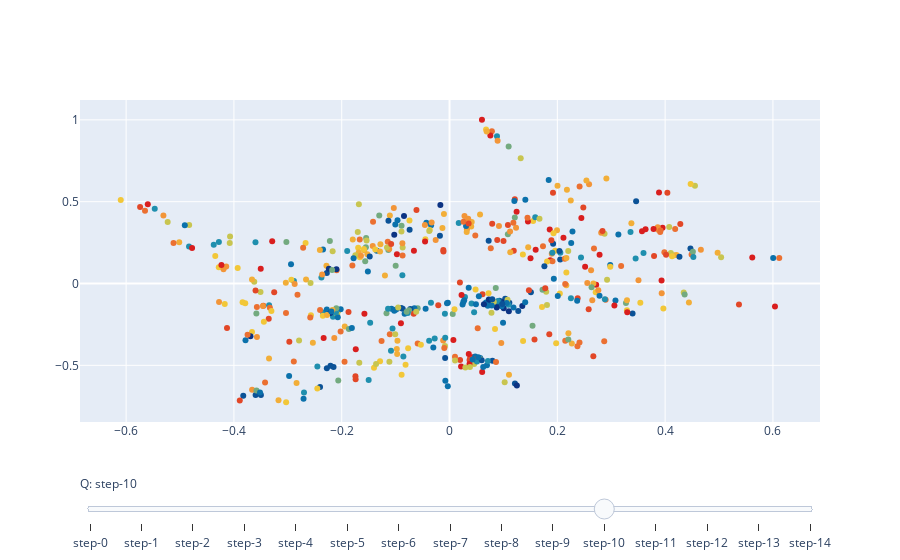

Notebook code cell kept with this figure:
### Markdown cell above
## Cluster by career age

### Code cell
from plotly import colors
# allow explicit clustering by degree
for q in range(1,16):
    _, bins = pd.qcut(meta_df.career_age, q, retbins=True, duplicates="drop")
    meta_df[f"age_clust_{q}"] = pd.cut(meta_df.career_age, np.concatenate([[-1], bins]), labels=list(range(len(bins))))

# Create figure
fig = go.Figure()

# Add traces, one for each slider step
for step in np.arange(1, 16):
    fig.add_trace(
        go.Scatter(
            visible=False,
            line=dict(color="#00CED1", width=6),
            name="age_clusts for q = " + str(step),
            x=meta_df['x_pos'],
            y=meta_df['y_pos'], 
            text=meta_df["au_name"]+",<br>CA: "+meta_df['career_age'].astype(str),
            marker=dict(color=meta_df[f"age_clust_{step}"]),
            marker_colorscale=colors.diverging.Portland,
            mode='markers'
        )
    )

# Make 10th trace visible
fig.data[10].visible = True

# Create and add slider
steps = []
for i in range(len(fig.data)):
    step = dict(
        method="update",
        args=[{"visible": [False] * len(fig.data)},
              {"title": f"Age clusts for {i+2} groups"}],  # layout attribute
    )
    step["args"][0]["visible"][i] = True  # Toggle i'th trace to "visible"
    steps.append(step)

sliders = [dict(
    active=10,
    currentvalue={"prefix": "Q: "},
    pad={"t": 50},
    steps=steps
)]

fig.update_layout(
    sliders=sliders
)

fig.show()

### Figure 1 — Plotly figure (JSON) as saved in the notebook; plotly's stock layout.template omitted (floating-point values rounded to 4 significant figures; data arrays with more than 128 entries replaced by an {"elided": "..."} marker saying what was removed)
{"data": [{"line": {"color": "#00CED1", "width": 6}, "marker": {"color": {"elided": "522 int values"}, "colorscale": [[0, "rgb(12,51,131)"], [0.25, "rgb(10,136,186)"], [0.5, "rgb(242,211,56)"], [0.75, "rgb(242,143,56)"], [1, "rgb(217,30,30)"]]}, "mode": "markers", "name": "age_clusts for q = 1", "text": {"elided": "522 str values"}, "type": "scatter", "visible": false, "x": {"elided": "522 float values"}, "y": {"elided": "522 float values"}}, {"line": {"color": "#00CED1", "width": 6}, "marker": {"color": {"elided": "522 int values"}, "colorscale": [[0, "rgb(12,51,131)"], [0.25, "rgb(10,136,186)"], [0.5, "rgb(242,211,56)"], [0.75, "rgb(242,143,56)"], [1, "rgb(217,30,30)"]]}, "mode": "markers", "name": "age_clusts for q = 2", "text": {"elided": "522 str values"}, "type": "scatter", "visible": false, "x": {"elided": "522 float values"}, "y": {"elided": "522 float values"}}, {"line": {"color": "#00CED1", "width": 6}, "marker": {"color": {"elided": "522 int values"}, "colorscale": [[0, "rgb(12,51,131)"], [0.25, "rgb(10,136,186)"], [0.5, "rgb(242,211,56)"], [0.75, "rgb(242,143,56)"], [1, "rgb(217,30,30)"]]}, "mode": "markers", "name": "age_clusts for q = 3", "text": {"elided": "522 str values"}, "type": "scatter", "visible": false, "x": {"elided": "522 float values"}, "y": {"elided": "522 float values"}}, {"line": {"color": "#00CED1", "width": 6}, "marker": {"color": {"elided": "522 int values"}, "colorscale": [[0, "rgb(12,51,131)"], [0.25, "rgb(10,136,186)"], [0.5, "rgb(242,211,56)"], [0.75, "rgb(242,143,56)"], [1, "rgb(217,30,30)"]]}, "mode": "markers", "name": "age_clusts for q = 4", "text": {"elided": "522 str values"}, "type": "scatter", "visible": false, "x": {"elided": "522 float values"}, "y": {"elided": "522 float values"}}, {"line": {"color": "#00CED1", "width": 6}, "marker": {"color": {"elided": "522 int values"}, "colorscale": [[0, "rgb(12,51,131)"], [0.25, "rgb(10,136,186)"], [0.5, "rgb(242,211,56)"], [0.75, "rgb(242,143,56)"], [1, "rgb(217,30,30)"]]}, "mode": "markers", "name": "age_clusts for q = 5", "text": {"elided": "522 str values"}, "type": "scatter", "visible": false, "x": {"elided": "522 float values"}, "y": {"elided": "522 float values"}}, {"line": {"color": "#00CED1", "width": 6}, "marker": {"color": {"elided": "522 int values"}, "colorscale": [[0, "rgb(12,51,131)"], [0.25, "rgb(10,136,186)"], [0.5, "rgb(242,211,56)"], [0.75, "rgb(242,143,56)"], [1, "rgb(217,30,30)"]]}, "mode": "markers", "name": "age_clusts for q = 6", "text": {"elided": "522 str values"}, "type": "scatter", "visible": false, "x": {"elided": "522 float values"}, "y": {"elided": "522 float values"}}, {"line": {"color": "#00CED1", "width": 6}, "marker": {"color": {"elided": "522 int values"}, "colorscale": [[0, "rgb(12,51,131)"], [0.25, "rgb(10,136,186)"], [0.5, "rgb(242,211,56)"], [0.75, "rgb(242,143,56)"], [1, "rgb(217,30,30)"]]}, "mode": "markers", "name": "age_clusts for q = 7", "text": {"elided": "522 str values"}, "type": "scatter", "visible": false, "x": {"elided": "522 float values"}, "y": {"elided": "522 float values"}}, {"line": {"color": "#00CED1", "width": 6}, "marker": {"color": {"elided": "522 int values"}, "colorscale": [[0, "rgb(12,51,131)"], [0.25, "rgb(10,136,186)"], [0.5, "rgb(242,211,56)"], [0.75, "rgb(242,143,56)"], [1, "rgb(217,30,30)"]]}, "mode": "markers", "name": "age_clusts for q = 8", "text": {"elided": "522 str values"}, "type": "scatter", "visible": false, "x": {"elided": "522 float values"}, "y": {"elided": "522 float values"}}, {"line": {"color": "#00CED1", "width": 6}, "marker": {"color": {"elided": "522 int values"}, "colorscale": [[0, "rgb(12,51,131)"], [0.25, "rgb(10,136,186)"], [0.5, "rgb(242,211,56)"], [0.75, "rgb(242,143,56)"], [1, "rgb(217,30,30)"]]}, "mode": "markers", "name": "age_clusts for q = 9", "text": {"elided": "522 str values"}, "type": "scatter", "visible": false, "x": {"elided": "522 float values"}, "y": {"elided": "522 float values"}}, {"line": {"color": "#00CED1", "width": 6}, "marker": {"color": {"elided": "522 int values"}, "colorscale": [[0, "rgb(12,51,131)"], [0.25, "rgb(10,136,186)"], [0.5, "rgb(242,211,56)"], [0.75, "rgb(242,143,56)"], [1, "rgb(217,30,30)"]]}, "mode": "markers", "name": "age_clusts for q = 10", "text": {"elided": "522 str values"}, "type": "scatter", "visible": false, "x": {"elided": "522 float values"}, "y": {"elided": "522 float values"}}, {"line": {"color": "#00CED1", "width": 6}, "marker": {"color": {"elided": "522 int values"}, "colorscale": [[0, "rgb(12,51,131)"], [0.25, "rgb(10,136,186)"], [0.5, "rgb(242,211,56)"], [0.75, "rgb(242,143,56)"], [1, "rgb(217,30,30)"]]}, "mode": "markers", "name": "age_clusts for q = 11", "text": {"elided": "522 str values"}, "type": "scatter", "visible": true, "x": {"elided": "522 float values"}, "y": {"elided": "522 float values"}}, {"line": {"color": "#00CED1", "width": 6}, "marker": {"color": {"elided": "522 int values"}, "colorscale": [[0, "rgb(12,51,131)"], [0.25, "rgb(10,136,186)"], [0.5, "rgb(242,211,56)"], [0.75, "rgb(242,143,56)"], [1, "rgb(217,30,30)"]]}, "mode": "markers", "name": "age_clusts for q = 12", "text": {"elided": "522 str values"}, "type": "scatter", "visible": false, "x": {"elided": "522 float values"}, "y": {"elided": "522 float values"}}, {"line": {"color": "#00CED1", "width": 6}, "marker": {"color": {"elided": "522 int values"}, "colorscale": [[0, "rgb(12,51,131)"], [0.25, "rgb(10,136,186)"], [0.5, "rgb(242,211,56)"], [0.75, "rgb(242,143,56)"], [1, "rgb(217,30,30)"]]}, "mode": "markers", "name": "age_clusts for q = 13", "text": {"elided": "522 str values"}, "type": "scatter", "visible": false, "x": {"elided": "522 float values"}, "y": {"elided": "522 float values"}}, {"line": {"color": "#00CED1", "width": 6}, "marker": {"color": {"elided": "522 int values"}, "colorscale": [[0, "rgb(12,51,131)"], [0.25, "rgb(10,136,186)"], [0.5, "rgb(242,211,56)"], [0.75, "rgb(242,143,56)"], [1, "rgb(217,30,30)"]]}, "mode": "markers", "name": "age_clusts for q = 14", "text": {"elided": "522 str values"}, "type": "scatter", "visible": false, "x": {"elided": "522 float values"}, "y": {"elided": "522 float values"}}, {"line": {"color": "#00CED1", "width": 6}, "marker": {"color": {"elided": "522 int values"}, "colorscale": [[0, "rgb(12,51,131)"], [0.25, "rgb(10,136,186)"], [0.5, "rgb(242,211,56)"], [0.75, "rgb(242,143,56)"], [1, "rgb(217,30,30)"]]}, "mode": "markers", "name": "age_clusts for q = 15", "text": {"elided": "522 str values"}, "type": "scatter", "visible": false, "x": {"elided": "522 float values"}, "y": {"elided": "522 float values"}}], "layout": {"sliders": [{"active": 10, "currentvalue": {"prefix": "Q: "}, "pad": {"t": 50}, "steps": [{"args": [{"visible": [true, false, false, false, false, false, false, false, false, false, false, false, false, false, false]}, {"title": "Age clusts for 2 groups"}], "method": "update"}, {"args": [{"visible": [false, true, false, false, false, false, false, false, false, false, false, false, false, false, false]}, {"title": "Age clusts for 3 groups"}], "method": "update"}, {"args": [{"visible": [false, false, true, false, false, false, false, false, false, false, false, false, false, false, false]}, {"title": "Age clusts for 4 groups"}], "method": "update"}, {"args": [{"visible": [false, false, false, true, false, false, false, false, false, false, false, false, false, false, false]}, {"title": "Age clusts for 5 groups"}], "method": "update"}, {"args": [{"visible": [false, false, false, false, true, false, false, false, false, false, false, false, false, false, false]}, {"title": "Age clusts for 6 groups"}], "method": "update"}, {"args": [{"visible": [false, false, false, false, false, true, false, false, false, false, false, false, false, false, false]}, {"title": "Age clusts for 7 groups"}], "method": "update"}, {"args": [{"visible": [false, false, false, false, false, false, true, false, false, false, false, false, false, false, false]}, {"title": "Age clusts for 8 groups"}], "method": "update"}, {"args": [{"visible": [false, false, false, false, false, false, false, true, false, false, false, false, false, false, false]}, {"title": "Age clusts for 9 groups"}], "method": "update"}, {"args": [{"visible": [false, false, false, false, false, false, false, false, true, false, false, false, false, false, false]}, {"title": "Age clusts for 10 groups"}], "method": "update"}, {"args": [{"visible": [false, false, false, false, false, false, false, false, false, true, false, false, false, false, false]}, {"title": "Age clusts for 11 groups"}], "method": "update"}, {"args": [{"visible": [false, false, false, false, false, false, false, false, false, false, true, false, false, false, false]}, {"title": "Age clusts for 12 groups"}], "method": "update"}, {"args": [{"visible": [false, false, false, false, false, false, false, false, false, false, false, true, false, false, false]}, {"title": "Age clusts for 13 groups"}], "method": "update"}, {"args": [{"visible": [false, false, false, false, false, false, false, false, false, false, false, false, true, false, false]}, {"title": "Age clusts for 14 groups"}], "method": "update"}, {"args": [{"visible": [false, false, false, false, false, false, false, false, false, false, false, false, false, true, false]}, {"title": "Age clusts for 15 groups"}], "method": "update"}, {"args": [{"visible": [false, false, false, false, false, false, false, false, false, false, false, false, false, false, true]}, {"title": "Age clusts for 16 groups"}], "method": "update"}]}]}}
